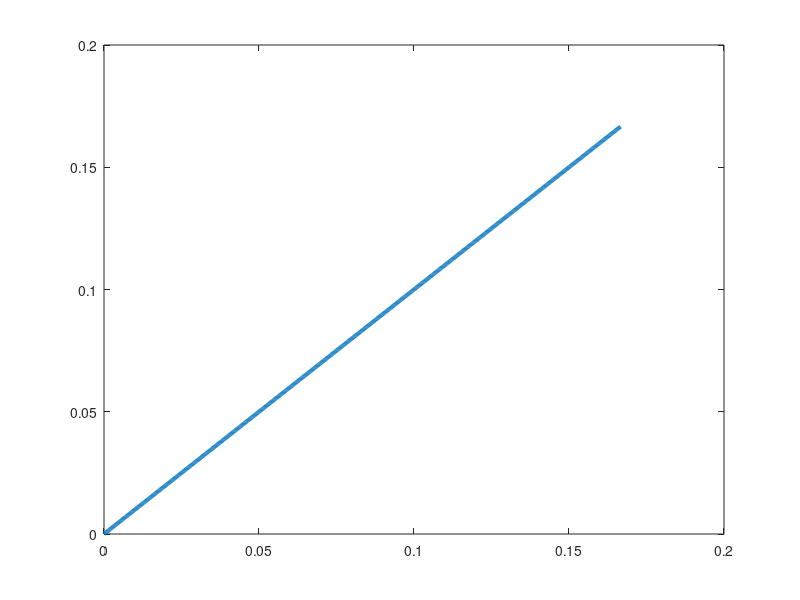

Reproduce this figure in MATLAB. (Note: this script raises an error after producing the figure.)
% Read in the data
data = csvread('solo_data.csv', 1, 0);
n = size(data, 1);
% p = plot(data(:, 1), data(:, 2), 'LineWidth', 3);
% cd = [uint8(jet(n)*255) uint8(ones(n,1))].';
% drawnow
% set(p.Edge, 'ColorBinding','interpolated', 'ColorData',cd)

lat = data(:, 1); long = data(:, 2); pitch = data(:,3); roll = data(:,4);
x = 0; y = 0;  % intial x y 

m = length(lat);
coord = ones(m,2);
coord(1,1) = 0; coord(1,2) = 0 ;

for i=1:m-1
    longdif = long(i)-long(i+1);
    
    latdif = lat(i)-lat(i+1);
    coord(i+1,1) =  coord(i,1)+ 111111*longdif;coord(i+1,2) =coord(i,2)+111111*latdif;
end
    

% p2 = plot(coord(:, 1), coord(:, 2), 'LineWidth', 3);
% hold on;
% 
% cd = [uint8(jet(n)*255) uint8(ones(n,1))].';
% 
% drawnow
% set(p2.Edge, 'ColorBinding','interpolated', 'ColorData',cd)
% hold on;


coord2 = ones(m,3);
coord2(1,1) = 0; coord2(1,2) = 0 ; coord2(1,3) = 0 ;

v=0.004;
dt = 1/20;
vdisp = [v*dt; v*dt; 0];
for i=1:m-1
    rotmat = roty(-pitch(i))*rotx(-roll(i));
    change = rotmat*vdisp;
    coord2(i+1,:) = coord2(i,:) + change';
    
%     coord2(i+1,:) = (rotmat*coord2(i,:)')'+vdisp';
%     coord(i+1,1) =  coord(i,1)+ 111111*latdif;coord(i+1,2) =coord(i,2)+111111*longdif;
end

p3 = plot(coord2(:, 1), coord2(:, 2), 'LineWidth', 3);
hold on;

cd = [uint8(jet(n)*255) uint8(ones(n,1))].';

drawnow
set(p2.Edge, 'ColorBinding','interpolated', 'ColorData',cd)
hold on;

